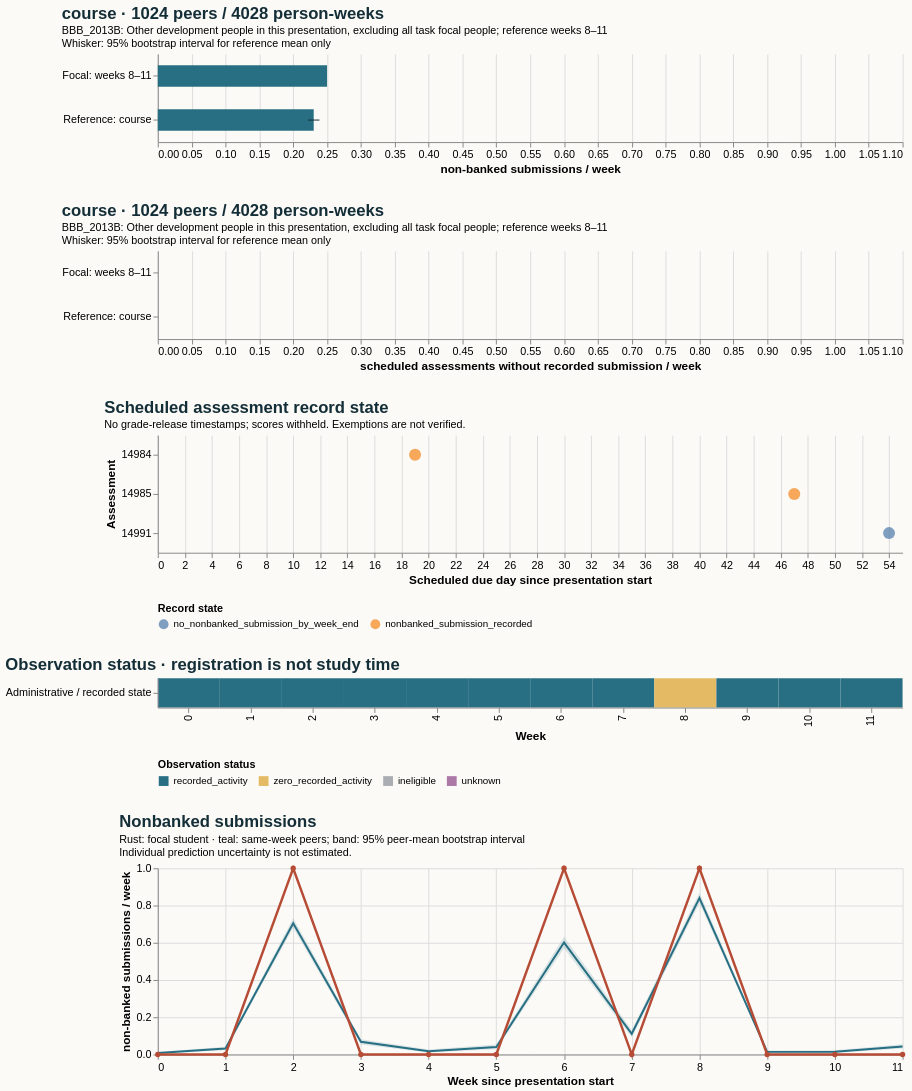

Write a Vega-Lite specification for this figure.
### Vega-Lite specification from a JSON file in a GitHub repository (floating-point values rounded to 4 significant figures)
{"$schema": "https://vega.github.io/schema/vega-lite/v5.20.1.json", "config": {"axis": {"labelFontSize": 11, "titleFontSize": 12}, "background": "#fbfaf7", "font": "sans-serif", "title": {"anchor": "start", "color": "#142e38", "fontSize": 17, "subtitleFontSize": 11}, "view": {"continuousHeight": 300, "continuousWidth": 300, "stroke": null}}, "datasets": {"data-009dbbb66ec99ca051684e62a8a883ed": [{"as_of_day": 20, "assessment_id": 14984, "course": "BBB_2013B", "due_day": 19, "person_id": 490514, "score_status": "withheld_release_time_unknown", "state": "nonbanked_submission_recorded", "week": 2}, {"as_of_day": 48, "assessment_id": 14985, "course": "BBB_2013B", "due_day": 47, "person_id": 490514, "score_status": "withheld_release_time_unknown", "state": "nonbanked_submission_recorded", "week": 6}, {"as_of_day": 55, "assessment_id": 14991, "course": "BBB_2013B", "due_day": 54, "person_id": 490514, "score_status": "withheld_release_time_unknown", "state": "no_nonbanked_submission_by_week_end", "week": 7}], "data-235937240b98ad273b0d4062a1ea96a8": [{"end_day": 6, "focal_value": 0.0, "peer_ci_high": 0.01331, "peer_ci_low": 0.003549, "peer_mean": 0.007986, "peer_observations": 1127, "peer_people": 1127, "reference": "course", "unit": "non-banked submissions / week", "week": 0}, {"end_day": 13, "focal_value": 0.0, "peer_ci_high": 0.04193, "peer_ci_low": 0.0223, "peer_mean": 0.03211, "peer_observations": 1121, "peer_people": 1121, "reference": "course", "unit": "non-banked submissions / week", "week": 1}, {"end_day": 20, "focal_value": 1.0, "peer_ci_high": 0.7317, "peer_ci_low": 0.6805, "peer_mean": 0.705, "peer_observations": 1105, "peer_people": 1105, "reference": "course", "unit": "non-banked submissions / week", "week": 2}, {"end_day": 27, "focal_value": 0.0, "peer_ci_high": 0.08197, "peer_ci_low": 0.05326, "peer_mean": 0.06831, "peer_observations": 1098, "peer_people": 1098, "reference": "course", "unit": "non-banked submissions / week", "week": 3}, {"end_day": 34, "focal_value": 0.0, "peer_ci_high": 0.02629, "peer_ci_low": 0.01077, "peer_mean": 0.01784, "peer_observations": 1065, "peer_people": 1065, "reference": "course", "unit": "non-banked submissions / week", "week": 4}, {"end_day": 41, "focal_value": 0.0, "peer_ci_high": 0.05343, "peer_ci_low": 0.02786, "peer_mean": 0.0397, "peer_observations": 1058, "peer_people": 1058, "reference": "course", "unit": "non-banked submissions / week", "week": 5}, {"end_day": 48, "focal_value": 1.0, "peer_ci_high": 0.6319, "peer_ci_low": 0.5709, "peer_mean": 0.601, "peer_observations": 1050, "peer_people": 1050, "reference": "course", "unit": "non-banked submissions / week", "week": 6}, {"end_day": 55, "focal_value": 0.0, "peer_ci_high": 0.1315, "peer_ci_low": 0.09284, "peer_mean": 0.1112, "peer_observations": 1034, "peer_people": 1034, "reference": "course", "unit": "non-banked submissions / week", "week": 7}, {"end_day": 62, "focal_value": 1.0, "peer_ci_high": 0.8682, "peer_ci_low": 0.8115, "peer_mean": 0.8398, "peer_observations": 1024, "peer_people": 1024, "reference": "course", "unit": "non-banked submissions / week", "week": 8}, {"end_day": 69, "focal_value": 0.0, "peer_ci_high": 0.02185, "peer_ci_low": 0.006951, "peer_mean": 0.0139, "peer_observations": 1007, "peer_people": 1007, "reference": "course", "unit": "non-banked submissions / week", "week": 9}, {"end_day": 76, "focal_value": 0.0, "peer_ci_high": 0.02298, "peer_ci_low": 0.007992, "peer_mean": 0.01499, "peer_observations": 1001, "peer_people": 1001, "reference": "course", "unit": "non-banked submissions / week", "week": 10}, {"end_day": 83, "focal_value": 0.0, "peer_ci_high": 0.05522, "peer_ci_low": 0.03213, "peer_mean": 0.04317, "peer_observations": 996, "peer_people": 996, "reference": "course", "unit": "non-banked submissions / week", "week": 11}], "data-36bbf7b54e4a7220a6311818fb38f73b": [{"eligible_days": 7.0, "end_day": 6, "logging_completeness": "unknown", "observation_status": "recorded_activity", "row": "Administrative / recorded state", "score_status": "withheld_release_time_unknown", "start_day": 0, "value": 0.0, "week": 0}, {"eligible_days": 7.0, "end_day": 13, "logging_completeness": "unknown", "observation_status": "recorded_activity", "row": "Administrative / recorded state", "score_status": "withheld_release_time_unknown", "start_day": 7, "value": 0.0, "week": 1}, {"eligible_days": 7.0, "end_day": 20, "logging_completeness": "unknown", "observation_status": "recorded_activity", "row": "Administrative / recorded state", "score_status": "withheld_release_time_unknown", "start_day": 14, "value": 1.0, "week": 2}, {"eligible_days": 7.0, "end_day": 27, "logging_completeness": "unknown", "observation_status": "recorded_activity", "row": "Administrative / recorded state", "score_status": "withheld_release_time_unknown", "start_day": 21, "value": 0.0, "week": 3}, {"eligible_days": 7.0, "end_day": 34, "logging_completeness": "unknown", "observation_status": "recorded_activity", "row": "Administrative / recorded state", "score_status": "withheld_release_time_unknown", "start_day": 28, "value": 0.0, "week": 4}, {"eligible_days": 7.0, "end_day": 41, "logging_completeness": "unknown", "observation_status": "recorded_activity", "row": "Administrative / recorded state", "score_status": "withheld_release_time_unknown", "start_day": 35, "value": 0.0, "week": 5}, {"eligible_days": 7.0, "end_day": 48, "logging_completeness": "unknown", "observation_status": "recorded_activity", "row": "Administrative / recorded state", "score_status": "withheld_release_time_unknown", "start_day": 42, "value": 1.0, "week": 6}, {"eligible_days": 7.0, "end_day": 55, "logging_completeness": "unknown", "observation_status": "recorded_activity", "row": "Administrative / recorded state", "score_status": "withheld_release_time_unknown", "start_day": 49, "value": 0.0, "week": 7}, {"eligible_days": 7.0, "end_day": 62, "logging_completeness": "unknown", "observation_status": "zero_recorded_activity", "row": "Administrative / recorded state", "score_status": "withheld_release_time_unknown", "start_day": 56, "value": 1.0, "week": 8}, {"eligible_days": 7.0, "end_day": 69, "logging_completeness": "unknown", "observation_status": "recorded_activity", "row": "Administrative / recorded state", "score_status": "withheld_release_time_unknown", "start_day": 63, "value": 0.0, "week": 9}, {"eligible_days": 7.0, "end_day": 76, "logging_completeness": "unknown", "observation_status": "recorded_activity", "row": "Administrative / recorded state", "score_status": "withheld_release_time_unknown", "start_day": 70, "value": 0.0, "week": 10}, {"eligible_days": 7.0, "end_day": 83, "logging_completeness": "unknown", "observation_status": "recorded_activity", "row": "Administrative / recorded state", "score_status": "withheld_release_time_unknown", "start_day": 77, "value": 0.0, "week": 11}], "data-770ce5d87c1c8bea199b2664b3a9bcb9": [{"hi": null, "lo": null, "series": "Focal: weeks 8–11", "value": 0.0}, {"hi": 0.0, "lo": 0.0, "series": "Reference: course", "value": 0.0}], "data-f9aaeaf86d74ea73ab106ffc2d13b5c4": [{"hi": null, "lo": null, "series": "Focal: weeks 8–11", "value": 0.25}, {"hi": 0.2388, "lo": 0.2216, "series": "Reference: course", "value": 0.2303}]}, "resolve": {"scale": {"color": "independent"}}, "spacing": 28, "vconcat": [{"data": {"name": "data-f9aaeaf86d74ea73ab106ffc2d13b5c4"}, "height": 90, "layer": [{"encoding": {"x": {"field": "value", "scale": {"domain": [0, 1.05], "zero": true}, "title": "non-banked submissions / week", "type": "quantitative"}, "y": {"field": "series", "sort": null, "title": null, "type": "nominal"}}, "mark": {"color": "#286f83", "size": 22, "type": "bar"}}, {"encoding": {"x": {"field": "lo", "type": "quantitative"}, "x2": {"field": "hi"}, "y": {"field": "series", "sort": null, "title": null, "type": "nominal"}}, "mark": {"color": "#142e38", "type": "rule"}}], "title": {"subtitle": ["BBB_2013B: Other development people in this presentation, excluding all task focal people; reference weeks 8–11", "Whisker: 95% bootstrap interval for reference mean only"], "text": "course · 1024 peers / 4028 person-weeks"}, "width": 760}, {"data": {"name": "data-770ce5d87c1c8bea199b2664b3a9bcb9"}, "height": 90, "layer": [{"encoding": {"x": {"field": "value", "scale": {"domain": [0, 1.05], "zero": true}, "title": "scheduled assessments without recorded submission / week", "type": "quantitative"}, "y": {"field": "series", "sort": null, "title": null, "type": "nominal"}}, "mark": {"color": "#286f83", "size": 22, "type": "bar"}}, {"encoding": {"x": {"field": "lo", "type": "quantitative"}, "x2": {"field": "hi"}, "y": {"field": "series", "sort": null, "title": null, "type": "nominal"}}, "mark": {"color": "#142e38", "type": "rule"}}], "title": {"subtitle": ["BBB_2013B: Other development people in this presentation, excluding all task focal people; reference weeks 8–11", "Whisker: 95% bootstrap interval for reference mean only"], "text": "course · 1024 peers / 4028 person-weeks"}, "width": 760}, {"data": {"name": "data-009dbbb66ec99ca051684e62a8a883ed"}, "encoding": {"color": {"field": "state", "legend": {"labelLimit": 400, "orient": "bottom"}, "title": "Record state", "type": "nominal"}, "tooltip": [{"field": "assessment_id", "type": "quantitative"}, {"field": "due_day", "type": "quantitative"}, {"field": "as_of_day", "type": "quantitative"}, {"field": "state", "type": "nominal"}, {"field": "score_status", "type": "nominal"}], "x": {"field": "due_day", "title": "Scheduled due day since presentation start", "type": "quantitative"}, "y": {"field": "assessment_id", "title": "Assessment", "type": "nominal"}}, "height": 120, "mark": {"filled": true, "size": 150, "type": "point"}, "title": {"subtitle": "No grade-release timestamps; scores withheld. Exemptions are not verified.", "text": "Scheduled assessment record state"}, "width": 760}, {"data": {"name": "data-36bbf7b54e4a7220a6311818fb38f73b"}, "encoding": {"color": {"field": "observation_status", "legend": {"labelLimit": 260, "orient": "bottom"}, "scale": {"domain": ["recorded_activity", "zero_recorded_activity", "ineligible", "unknown"], "range": ["#286f83", "#e4bb64", "#aaaeb3", "#ac78a5"]}, "title": "Observation status", "type": "nominal"}, "tooltip": [{"field": "week", "type": "quantitative"}, {"field": "eligible_days", "type": "quantitative"}, {"field": "observation_status", "type": "nominal"}, {"field": "logging_completeness", "type": "nominal"}], "x": {"field": "week", "title": "Week", "type": "ordinal"}, "y": {"field": "row", "title": null, "type": "nominal"}}, "height": 30, "mark": {"type": "rect"}, "title": "Observation status · registration is not study time", "width": 760}, {"data": {"name": "data-235937240b98ad273b0d4062a1ea96a8"}, "height": 190, "layer": [{"encoding": {"x": {"axis": {"tickMinStep": 1}, "field": "week", "title": "Week since presentation start", "type": "quantitative"}, "y": {"field": "peer_ci_low", "scale": {"zero": true}, "title": "non-banked submissions / week", "type": "quantitative"}, "y2": {"field": "peer_ci_high"}}, "mark": {"color": "#286f83", "opacity": 0.16, "type": "area"}}, {"encoding": {"tooltip": [{"field": "week", "type": "quantitative"}, {"field": "peer_mean", "type": "quantitative"}, {"field": "peer_people", "type": "quantitative"}, {"field": "peer_observations", "type": "quantitative"}], "x": {"field": "week", "type": "quantitative"}, "y": {"field": "peer_mean", "type": "quantitative"}}, "mark": {"color": "#286f83", "strokeWidth": 2, "type": "line"}}, {"encoding": {"tooltip": [{"field": "week", "type": "quantitative"}, {"field": "focal_value", "type": "quantitative"}], "x": {"field": "week", "type": "quantitative"}, "y": {"field": "focal_value", "type": "quantitative"}}, "mark": {"color": "#b64c35", "point": {"color": "#b64c35"}, "strokeWidth": 2.5, "type": "line"}}], "title": {"subtitle": ["Rust: focal student · teal: same-week peers; band: 95% peer-mean bootstrap interval", "Individual prediction uncertainty is not estimated."], "text": "Nonbanked submissions"}, "width": 760}]}
